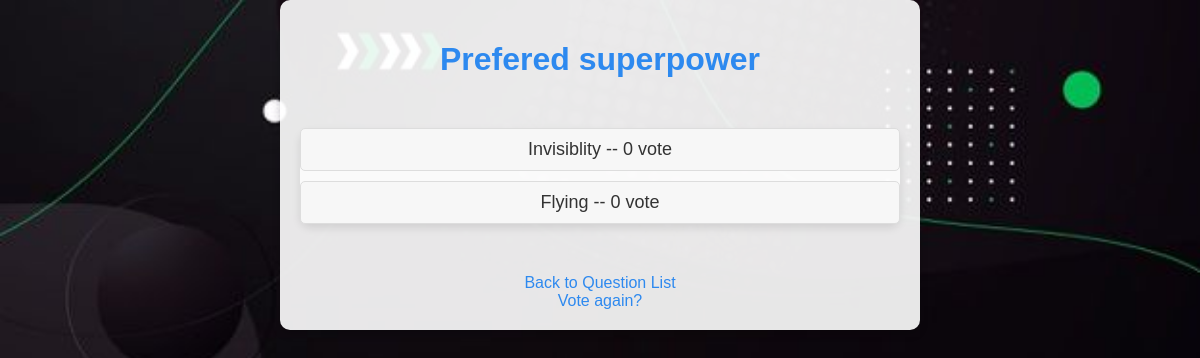
Screenshot of /polls/3/results/ with the database file from the repository.
### polls/models.py (models this page shows, shortened)
class Question(models.Model):
    question_text = models.CharField(max_length=200)
    pub_date = models.DateTimeField("date published")

class Choice(models.Model):
    question = models.ForeignKey(Question, on_delete=models.CASCADE)
    choice_text = models.CharField (max_length=200)
    votes = models.IntegerField(default=0)

### polls/views.py (the view)
# urls.py: path("<int:pk>/results/", views.ResultView.as_view(), name="results"),
class ResultView(generic.DetailView):
    model = Question
    template_name = "polls/results.html"

### polls/templates/polls/results.html
{% load static %}
<link rel="stylesheet" href="{% static 'polls/style.css' %}">
<div class="results-container">
    <h1 class="results-title">{{ question.question_text }}</h1>
    <ul class="results-list">
        {% for choice in question.choice_set.all %}
            <li class="results-item">
                {{ choice.choice_text }} -- {{ choice.votes }} vote{{ choice.vote|pluralize }}
            </li>
        {% endfor %}
    </ul>
    <div class="results-navigation">
        <a href="{% url 'polls:index' %}" class="nav-link">Back to Question List</a>
        <br>
        <a href="{% url 'polls:detail' question.id %}" class="nav-link">Vote again?</a>
    </div>
</div>

### polls/static/polls/style.css (style rules this page uses)
ul { list-style-type: none; padding: 20px; margin: 50px auto; max-width: 600px; background-color: rgba(255, 255, 255, 0.8); border-radius: 10px; box-shadow: 0 4px 8px rgba(0, 0, 0, 0.1); }
li { margin: 15px 0; padding: 10px 15px; background-color: #f7f7f7; border: 1px solid #ddd; border-radius: 5px; transition: background-color 0.3s ease; }
.results-container { padding: 20px; margin: auto; max-width: 600px; background-color: rgba(255, 255, 255, 0.9); border-radius: 10px; box-shadow: 0 4px 8px rgba(0, 0, 0, 0.2); text-align: center; }
.results-title { color: #2d89ef; margin-bottom: 20px; }
.results-list { list-style-type: none; padding: 0; }
.results-item { margin: 10px 0; font-size: 18px; }
.results-navigation { margin-top: 20px; }
.nav-link { color: #2d89ef; text-decoration: none; font-size: 16px; }

### rows the page displays
Question: question_text "Prefered superpower"
Choice: choice_text "Invisiblity", votes "0"
Choice: choice_text "Flying", votes "0"
